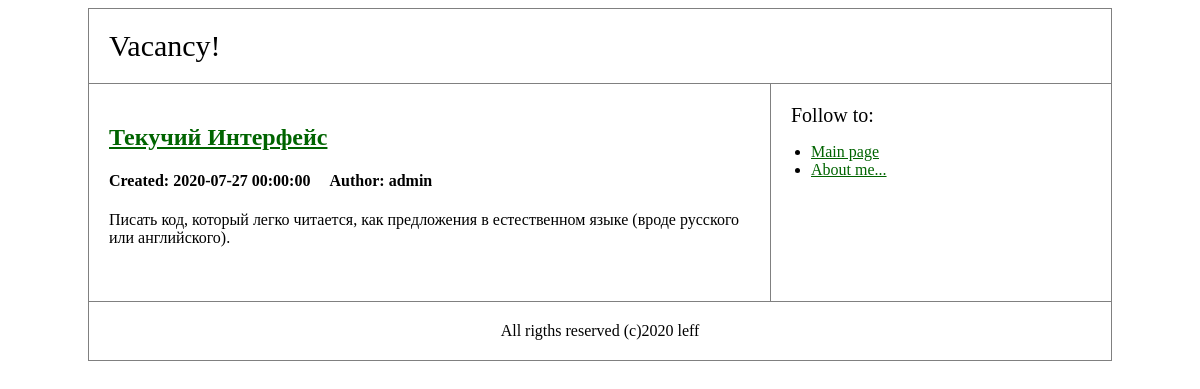
The page /article/view/5 on the database its author committed.
### tables this page shows
CREATE TABLE `articles` (
  `id` int NOT NULL AUTO_INCREMENT,
  `author_id` int NOT NULL,
  `name` varchar(255) NOT NULL,
  `text` text NOT NULL,
  `created_at` datetime NOT NULL DEFAULT CURRENT_TIMESTAMP,
  PRIMARY KEY (`id`)
);

CREATE TABLE `users` (
  `id` int NOT NULL AUTO_INCREMENT,
  `nickname` varchar(128) NOT NULL,
  `email` varchar(255) NOT NULL,
  `is_confirmed` tinyint(1) NOT NULL DEFAULT '0',
  `role` enum('admin','user') NOT NULL,
  `password_hash` varchar(255) NOT NULL,
  `auth_token` varchar(255) NOT NULL,
  `created_at` datetime NOT NULL DEFAULT CURRENT_TIMESTAMP,
  PRIMARY KEY (`id`),
  UNIQUE KEY `nickname` (`nickname`),
  UNIQUE KEY `email` (`email`)
);

### src/Controller/ArticleController.php (called while the page is built, shortened)
<?php
class ArticleController
{
    private int $idArticle;
    public function setIdArticle(int $idArticle): void
    {
        $this->idArticle = $idArticle;
    }
    public function view(): void
    {
        $data = Article::getById($this->idArticle);
        $articleAuthor = User::getById($data->getAuthorId());
        View::render("article", [
            'data' => $data,
            'author' => $articleAuthor
        ]);
    }
}

### src/Core/App.php (called while the page is built, shortened)
<?php
class App extends User
{
    public function run()
    {
        $request = new Request();
        $controllerName = $request->getController();
        $controller = new $controllerName();
        $method = $request->getMethod();
        $id = $request->getId();
        if (isset($id) && $controllerName == "AYakovlev\\Controller\\ArticleController") {
            $controller->setIdArticle($id);
        }
        $controller->$method();
    }
}

### public/index.php (called while the page is built, shortened)
<?php
try {
    $app = new App();
    $app->run();
} catch (DbException $e) {
    View::render("500", (array) $e->getMessage(), 500);
} catch (Exception $e) {
    echo $e->getMessage();
}

### src/Core/Db.php (called while the page is built, shortened)
<?php
class Db
{
    private static $instance;
    private PDO $pdo;
    private function __construct()
    {
        $dbOptions = (require '../config/settings.php')['db'];
        try {
        $this->pdo = new PDO('mysql:host=' . $dbOptions['host'] . ';dbname=' . $dbOptions['dbname'],
            $dbOptions['user'],
            $dbOptions['password']);
        $this->pdo->exec('SET NAMES UTF8');
        } catch (\PDOException $e) {
            throw new DbException('Ошибка при подключении к базе данных: ' . $e->getMessage());
        }
    }
    public function query(string $sql, array $params = [], string $className = 'stdClass'): ?array
    {
        $sth = $this->pdo->prepare($sql);
        $result = $sth->execute($params);
        return $sth->fetchAll(PDO::FETCH_CLASS, $className);
    }
    public static function getInstance(): self
    {
        if (self::$instance === null) {
            self::$instance = new self();
        }
        return self::$instance;
    }
}

### config/settings.php (called while the page is built)
<?php
return [
    'db' => [
        'host' => 'localhost',
        'dbname' => 'miniblog',
        'user' => 'root',
        'password' => 'root',
    ]
];

### src/Model/ActiveRecordEntity.php (called while the page is built, shortened)
<?php
abstract class ActiveRecordEntity
{
    protected ?int $id = null;
    public function getId(): int
    {
        return $this->id;
    }
    public static function getById(int $id): ?self
    {
        $db = Db::getInstance();
        $entities = $db->query(
            "SELECT * FROM " . static::getTableName() . " WHERE id = :id;",
            [':id' => $id],
            static::class
        );
        return $entities ? $entities[0] : null;
    }
}

### src/Model/Article.php (called while the page is built, shortened)
<?php
class Article extends ActiveRecordEntity
{
    protected string $name;
    protected string $text;
    protected ?string $createdAt = null;
    public function getName(): string
    {
        return $this->name;
    }
    public function getText(): string
    {
        return $this->text;
    }
    public function getCreatedAt(): string
    {
        return $this->createdAt;
    }
    protected static function getTableName(): string
    {
        return 'articles';
    }
}

### src/Model/User.php (called while the page is built, shortened)
<?php
class User extends ActiveRecordEntity
{
    protected string $nickname;
    public function getNickname(): string
    {
        return $this->nickname;
    }
    protected static function getTableName(): string
    {
        return 'users';
    }
}

### src/View/article.tpl.php (the view, shortened to what this page needs)
<?php include 'header.php'; ?>
    <h2>
        <a href="/article/view/<?= ($data['data'])->getId() ?>"><?= $data['data']->getName() ?></a>
    </h2>
    <h4>Created: <?= $data['data']->getCreatedAt() ?>
        &nbsp;&nbsp;&nbsp;
        Author:  <?= $data['author']->getNickname() ?>
    </h4>
    <p><?= $data['data']->getText() ?></p>
    <br>
<?php include 'footer.php'; ?>

### public/styles.css (style rules this page uses)
a, a:visited { color: darkgreen; }

### rows shown on the page
articles: name "Текучий Интерфейс", created_at "2020-07-27 00:00:00", text "Писать код, который легко читается, как предложения в естественном языке (вроде русского или английского)."
users: nickname "admin"
